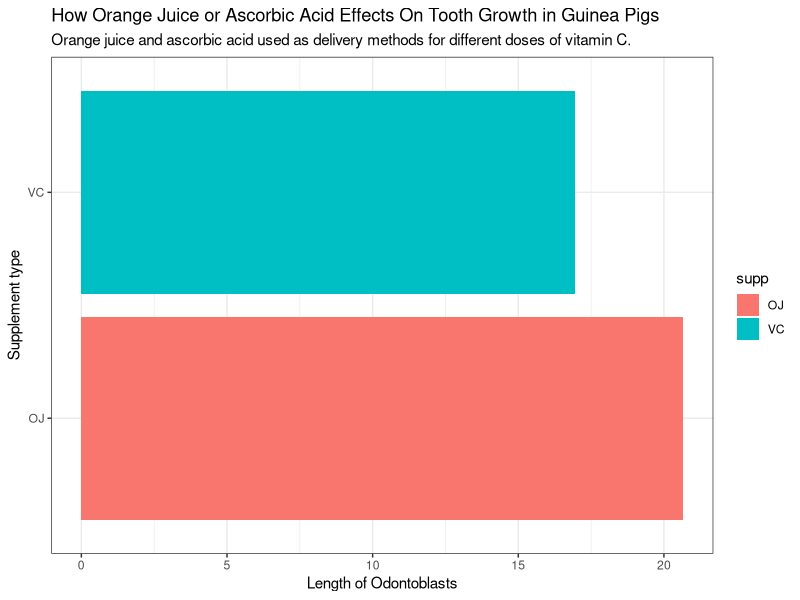
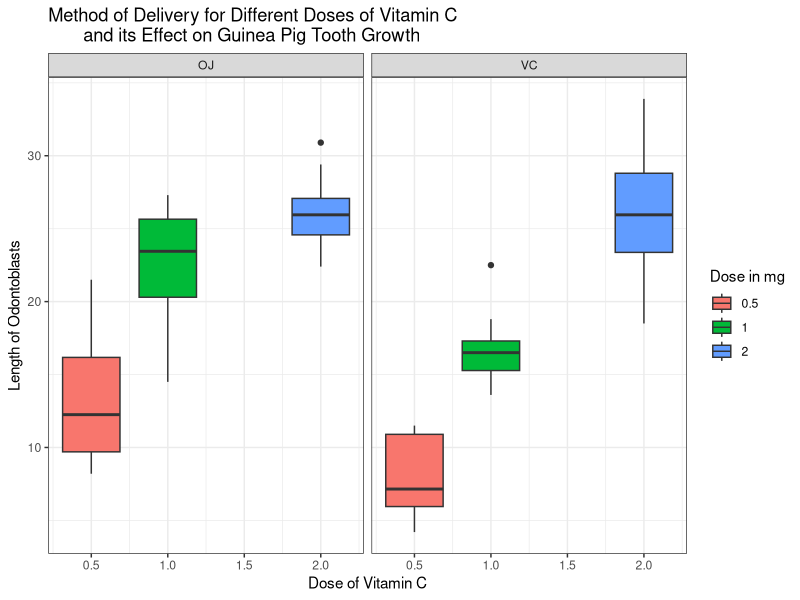
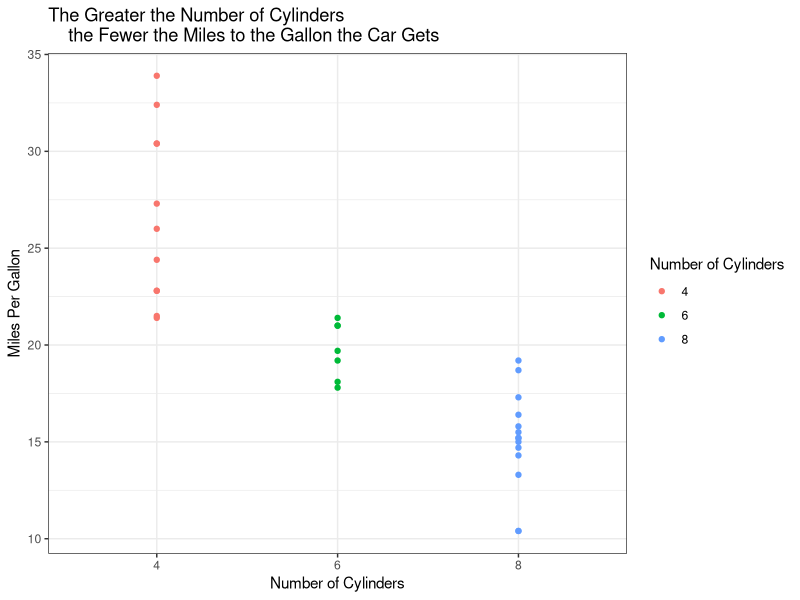
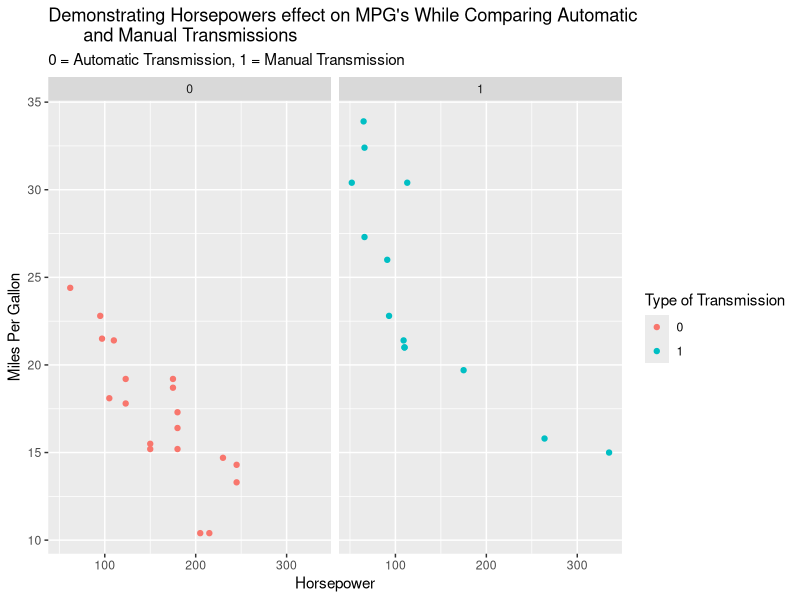

R code for these plots, in order:
## ---- chunk 1
knitr::opts_chunk$set(echo = TRUE)
## ---- chunk 2
library(tidyverse)
?ToothGrowth
head(ToothGrowth)
## ---- chunk 3
avg_len <- ToothGrowth %>%
  group_by(supp) %>%
  summarize(avg_tooth_len = mean(len, na.rm = TRUE))
avg_len

ggplot() +
  geom_col(data = avg_len, aes(x = supp, y = avg_tooth_len, fill = supp)) +
  coord_flip() +
  labs(
    x = "Supplement type",
    y = "Length of Odontoblasts",
    title = "How Orange Juice or Ascorbic Acid Effects On Tooth Growth in Guinea Pigs",
    subtitle = "Orange juice and ascorbic acid used as delivery methods for different doses of vitamin C."
  ) +
  theme_bw()
## ---- chunk 4
ggplot() +
  geom_boxplot(data = ToothGrowth, aes(x = dose, y = len, group = dose, fill = as.factor(dose))) +
  facet_wrap(~ supp) +
  labs(x = "Dose of Vitamin C",
       y = "Length of Odontoblasts",
       title = "Method of Delivery for Different Doses of Vitamin C 
       and its Effect on Guinea Pig Tooth Growth",
       fill = "Dose in mg") + 
  theme_bw()
## ---- chunk 5
?mtcars
head(mtcars)
## ---- chunk 6
ggplot() +
  geom_point(data = mtcars, aes(x = as.factor(cyl), y = mpg, color = as.factor(cyl))) +
  labs(x = "Number of Cylinders",
       y = "Miles Per Gallon",
       title = "The Greater the Number of Cylinders 
    the Fewer the Miles to the Gallon the Car Gets",
    color = "Number of Cylinders"
       )+
  theme_bw()
## ---- chunk 7
ggplot() +
  geom_point(data = mtcars, aes(x = hp, y = mpg, color = as.factor(am))) +
  facet_wrap(~ am) +
  labs(x = "Horsepower",
       y = "Miles Per Gallon",
       title = "Demonstrating Horsepowers effect on MPG's While Comparing Automatic
       and Manual Transmissions",
       subtitle = "0 = Automatic Transmission, 1 = Manual Transmission",
       color = "Type of Transmission")
